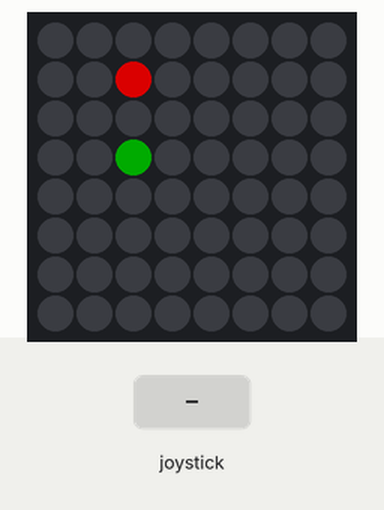
This program was run on a simulated Raspberry Pi (BCM pin numbers) with a Sense HAT. Shown: the Sense HAT's 8×8 RGB LED matrix. The inputs (shaded band) are chosen by the test bench. Dim RGB values are drawn brighter than linear; random numbers come from a fixed seed.

Above: at 1.7 s.
1.8 s: joystick pushed up
At 3.1 s:
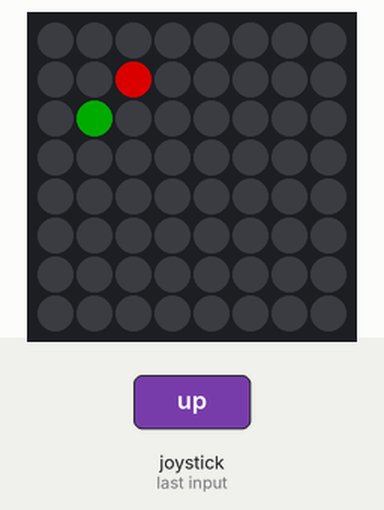
4.8 s: joystick pushed left
At 6.3 s:
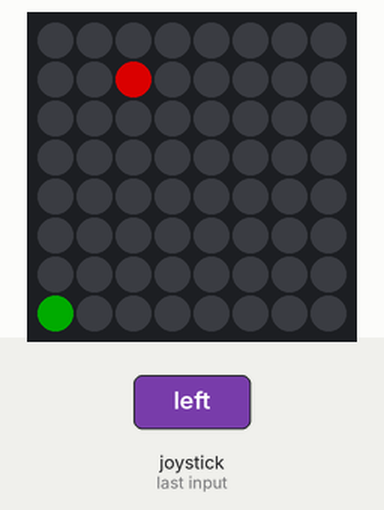
7.8 s: joystick pushed down
At 9.1 s:
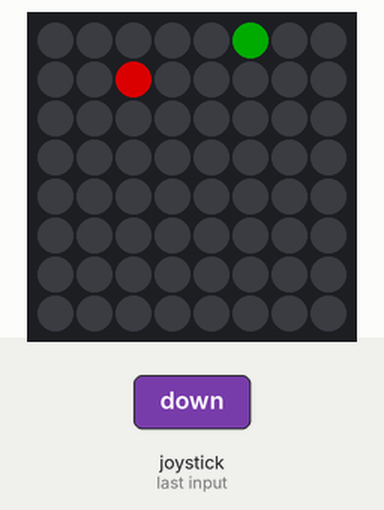
10.8 s: joystick pushed right
At 12.3 s:
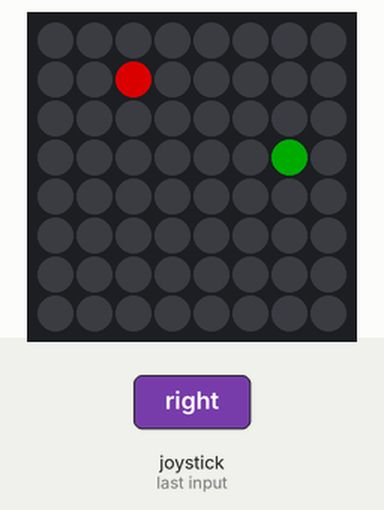
13.8 s: joystick pushed down
At 15.2 s:
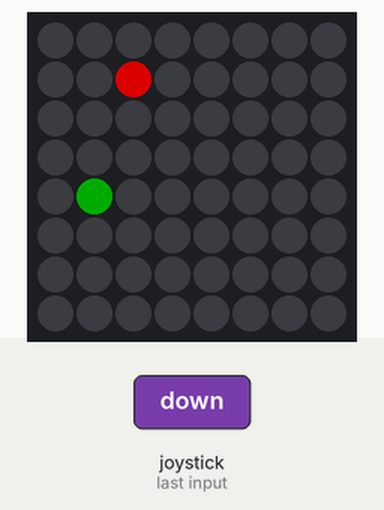
16.8 s: joystick pushed right
At 18.3 s:
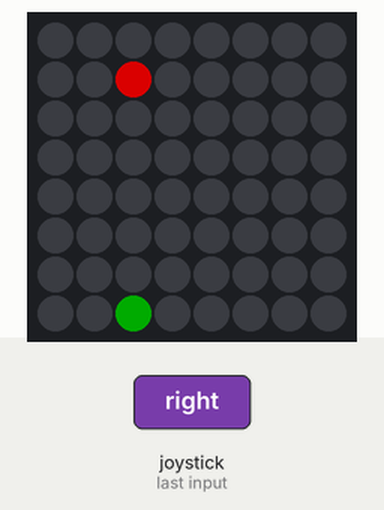
Timing chart, 0 to 19.8 s (numbered marks = the images above; inputs shaded):
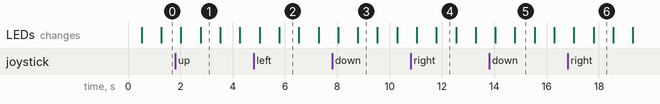

The program:

snake_game.py
```python
"""

This is a snake game programmed in python on a Raspberry Pi, making use of the SenseHat add-on board.

"""

#--- Import packages.
from sense_hat import SenseHat
from time import sleep
from random import randint

#--- RGB color variables.
snake_color = (0, 50, 9)
food = (150, 0,  15)
game_over_color = (118, 60, 69)

#--- Snake class.
class Snake:

    # Assign initial values to the x and y coordinates of the snake.
    def __init__(self, pos_x, pos_y):

        #--- Instance attributes
        self.snake_pos_x = [pos_x]                  # List of snake position x coordinates.
        self.snake_pos_y = [pos_y]                  # List of snake position y coordinates.
        self.MovtX = -1                             # Default movement in x axis, -1 signifies the snake is moving to the left.
        self.MovtY = 0                              # Default movement in y axis, 0 signifies no movement.
        self.MATRIX_MAX = 7                         # Maximum size of the LED matrix coordinates.
        self.MATRIX_MIN = 0                         # Minimum size of the LED matrix coordinates.
        self.generateFood = False                   # Generate food flag.
        self.gameOver = False                       # Game over flag.
        self.snakeMovementDelay = 0.75              # Initial delay for the snake's movement [seconds].
        self.speedUpSnakeMovement = -0.032          # Time deducted to speed up snake's movment [seconds].
        self.sense = SenseHat()                     # Initialize SenseHat class.

    #--- Method to spawn food coordinates on the LED matrix.
    def spawn_food(self):
        while 1:
            # Generate random x and y coordinates - within the bounds of the led matrix - for the food location.
            self.food_x = randint(0, self.MATRIX_MAX)
            self.food_y = randint(0, self.MATRIX_MAX)

            # Check if any conflicts - snake and food coordinates coinciding - exists.
            self.conflicts =  [(x,y) for x, y in zip(self.snake_pos_x, self.snake_pos_y) if x == self.food_x and y == self.food_y]

            # If no conflicts exist, the food coordinates are valid, exit the loop. Otherwise the process is repeated.
            if len(self.conflicts) == 0:
                self.generateFood = False
                return False

    #--- Method to check if the food has been eaten by the snake.
    def food_check(self):
        if self.snake_pos_x[0] == self.food_x and self.snake_pos_y[0] == self.food_y:
            # Add a new element to snake position lists, then set generateFood flag to true.
            self.snake_pos_x.append(0)
            self.snake_pos_y.append(0)
            self.generateFood = True

            # Speed up the snake movement to make the game more challenging.
            self.snakeMovementDelay += self.speedUpSnakeMovement

    #--- Method to check if the snake has bitten itself.
    def death_check(self):
        for i in range(1, len(self.snake_pos_x)): # starts at 1 because the snake can't bite its own head.
            # The game is over if the snake bites itself.
            if self.snake_pos_x[i] == self.snake_pos_x[0] and self.snake_pos_y[i] == self.snake_pos_y[0]:
                self.sense.show_message("Game Over :(", text_colour = game_over_color, back_colour= (0,0,0))
                self.sense.clear()
                self.gameOver = True

    #--- Method to ensure that snake remains within the LED matrix bounds.
    def border_control(self):
        if self.snake_pos_y[0] < self.MATRIX_MIN:
            self.snake_pos_y[0] = self.MATRIX_MAX
        elif self.snake_pos_y[0] > self.MATRIX_MAX:
            self.snake_pos_y[0] = self.MATRIX_MIN
        elif self.snake_pos_x[0] < self.MATRIX_MIN:
            self.snake_pos_x[0] = self.MATRIX_MAX
        elif self.snake_pos_x[0] > self.MATRIX_MAX:
            self.snake_pos_x[0] = self.MATRIX_MIN

    #--- Method to link the joystick movement to the snake movement.
    def joystick_movement(self, direction):
        """
        You can't move left then right or up then down, and vice versa.

        The following designates the direction the snake moves with each led pixel:
            up = -1
            down = 1
            left = -1
            right = 1
        A zero signifies no movement in the respective direction.
        """
        if self.MovtY != 1 and direction == "up":
            self.MovtX = 0
            self.MovtY = -1
        elif self.MovtY != -1 and direction == "down":
            self.MovtX = 0
            self.MovtY = 1
        elif self.MovtX != 1 and direction == "left":
            self.MovtX = -1
            self.MovtY = 0
        elif self.MovtX != -1 and direction == "right":
            self.MovtX = 1
            self.MovtY = 0

#--- Main function
def main():

    pos_x, pos_y = 4, 3 # Default x and y snake coordinates.
    snake = Snake(pos_x, pos_y) # Initialize snake with default coordinates.
    snake.sense.clear() # Clear LED matrix.

    # Set pixel of the default snake coordinates with the snake color.
    snake.sense.set_pixel(pos_x, pos_y, snake_color)
    sleep(0.5)

    # Spawn food coordinates.
    snake.spawn_food()

    # Set pixel of the food coordinates to food color.
    snake.sense.set_pixel(snake.food_x, snake.food_y, food)

    # Main loop.
    try:
        while not snake.gameOver:
            # Check if snake has eaten food.
            snake.food_check()

            # Assign the penultimate (from the tail) coordinates to be the tail's coordinates, then assign coordinates of the snake element before the penultimate element to be the
            # coordinates of the penultimate element. Do this all the way to the snake's head.
            for i in range((len(snake.snake_pos_x) - 1), 0, -1):
                snake.snake_pos_x[i] = snake.snake_pos_x[i - 1]
                snake.snake_pos_y[i] = snake.snake_pos_y[i - 1]

            # Update the coordinates of the head of the snake, as the other part of the snake have been updated; these coordinate updates move the snake.
            snake.snake_pos_x[0] += snake.MovtX
            snake.snake_pos_y[0] += snake.MovtY
            snake.border_control()

            # Check if the joystick was moved in any direction.
            for event in snake.sense.stick.get_events():
                if event.action == "pressed":
                    snake.joystick_movement(event.direction)

            # Update/refresh LED matrix.
            snake.sense.clear()
            for x, y in zip(snake.snake_pos_x, snake.snake_pos_y):
                # Set pixels of the snake coordinates to snake color.
                snake.sense.set_pixel(x, y, snake_color)
            if snake.generateFood:
                snake.spawn_food()

            # Set pixels of the food coordinates to food color.
            snake.sense.set_pixel(snake.food_x, snake.food_y, food)

            # Snake movement delay before the next loop iteration.
            sleep(snake.snakeMovementDelay)

            # Check if snake has bitten itself.
            snake.death_check()

    # Ctrl+c ends the game and clears the LED matrix.
    except KeyboardInterrupt:
        snake.sense.clear()

if __name__ == "__main__":
    # Run main function.
    main()
```

Measured:
- what the display in image 1 shows lasts 0.7 s, from 2.8 s to 3.5 s
